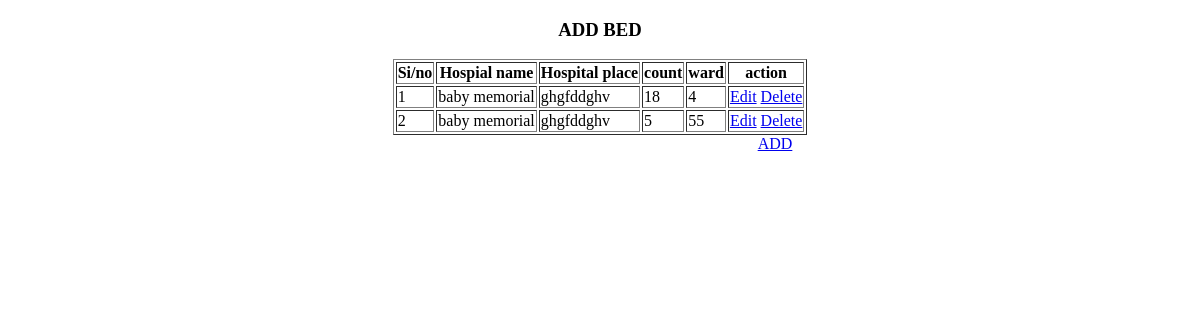
The app's page /AddBed, older data.
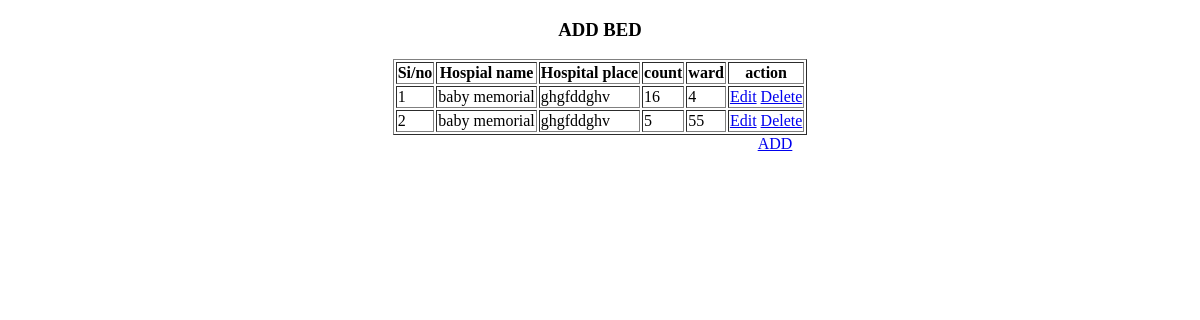
The same page, newer data.
### HealthEmergencyApp/models.py (models this page shows)
class BedModel(models.Model):
    count=models.IntegerField(null=True,blank=True)
    ward=models.CharField(max_length=30,null=True,blank=True)
    HOSPITAL=models.ForeignKey(HospitalModel,on_delete=models.CASCADE,null=True,blank=True)

class HospitalModel(models.Model):
    HospitalName=models.CharField(max_length=30,null=True,blank=True)
    Email=models.CharField(max_length=30,null=True,blank=True)
    Contact_no=models.BigIntegerField(null=True,blank=True)
    Address=models.CharField(max_length=30,null=True,blank=True)
    latitude=models.CharField(max_length=30,null=True,blank=True)
    longitude=models.CharField(max_length=30,null=True,blank=True)
    LOGIN=models.ForeignKey(LoginModel,on_delete=models.CASCADE,null=True,blank=True)

### HealthEmergencyApp/views.py (the view)
# urls.py: path('AddBed',AddBed.as_view(),name="AddBed"),
class AddBed(View):
    def get(self, request):
        c=BedModel.objects.all()
        return render(request, "hospital/add_bed.html",{'beds':c})

### templates/Hospital/add_bed.html (shortened to what this page needs)
<!DOCTYPE html>
<html lang="en">
<head>
</head>
<body>
     <center>
    <h3>ADD BED</h3>
    <table border="1">
        <tr>
            <th>Si/no</th>
            <th>Hospial name</th>
            <th>Hospital place</th>
            <th>count</th>
            <th>ward</th>
            <th>action</th>
        </tr>
        {% for i in beds %}
        <tr>
            <td>{{forloop.counter}}</td>
            <td>{{i.HOSPITAL.HospitalName}}</td>
            <td>{{i.HOSPITAL.Address}}</td>
            <td>{{i.count}}</td>
            <td>{{i.ward}}</td>
            <td>
            <a href="/editbed/{{ i.id }}" class="action-btn edit-btn">Edit</a>
            <a href="/deletebed/{{ i.id }}" class="action-btn delete-btn" onClick="return confirm('Are you sure you want to delete this bed?');">Delete</a>
            </td>
        </tr>
        {% endfor %}
    </table>
     <a href="/managebed" style="margin-left: 350px;" class="action-btn">ADD</a>
</center>
</body>
</html>

Row changes from the older to the newer data that the page shows:
changed BedModel (number 1 of 2 on the later page): count "18" → "16"
